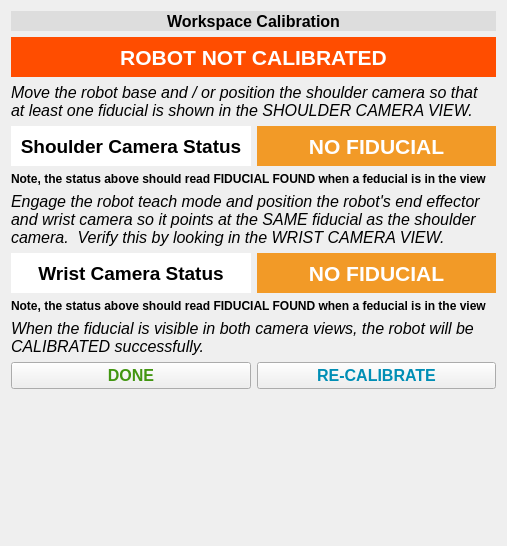
<?xml version="1.0" encoding="UTF-8"?>
<ui version="4.0">
 <class>InstructorCalibrationUI</class>
 <widget class="QWidget" name="InstructorCalibrationUI">
  <property name="geometry">
   <rect>
    <x>0</x>
    <y>0</y>
    <width>507</width>
    <height>546</height>
   </rect>
  </property>
  <property name="minimumSize">
   <size>
    <width>0</width>
    <height>480</height>
   </size>
  </property>
  <property name="windowTitle">
   <string>Form</string>
  </property>
  <layout class="QGridLayout" name="gridLayout">
   <item row="4" column="0" colspan="2">
    <widget class="QLabel" name="label_10">
     <property name="font">
      <font>
       <pointsize>9</pointsize>
       <weight>75</weight>
       <italic>false</italic>
       <bold>true</bold>
      </font>
     </property>
     <property name="text">
      <string>Note, the status above should read FIDUCIAL FOUND when a feducial is in the view</string>
     </property>
     <property name="wordWrap">
      <bool>true</bool>
     </property>
    </widget>
   </item>
   <item row="2" column="0" colspan="2">
    <widget class="QLabel" name="label_6">
     <property name="font">
      <font>
       <pointsize>12</pointsize>
       <weight>50</weight>
       <italic>true</italic>
       <bold>false</bold>
      </font>
     </property>
     <property name="text">
      <string>Move the robot base and / or position the shoulder camera so that at least one fiducial is shown in the SHOULDER CAMERA VIEW.</string>
     </property>
     <property name="wordWrap">
      <bool>true</bool>
     </property>
    </widget>
   </item>
   <item row="7" column="0" colspan="2">
    <widget class="QLabel" name="label_11">
     <property name="font">
      <font>
       <pointsize>9</pointsize>
       <weight>75</weight>
       <italic>false</italic>
       <bold>true</bold>
      </font>
     </property>
     <property name="text">
      <string>Note, the status above should read FIDUCIAL FOUND when a feducial is in the view</string>
     </property>
    </widget>
   </item>
   <item row="3" column="0">
    <widget class="QLabel" name="shoulder_camera_status">
     <property name="minimumSize">
      <size>
       <width>0</width>
       <height>40</height>
      </size>
     </property>
     <property name="maximumSize">
      <size>
       <width>16777215</width>
       <height>40</height>
      </size>
     </property>
     <property name="font">
      <font>
       <pointsize>14</pointsize>
       <weight>75</weight>
       <bold>true</bold>
      </font>
     </property>
     <property name="autoFillBackground">
      <bool>false</bool>
     </property>
     <property name="styleSheet">
      <string notr="true">background-color:#ffffff</string>
     </property>
     <property name="text">
      <string>Shoulder Camera Status</string>
     </property>
     <property name="alignment">
      <set>Qt::AlignCenter</set>
     </property>
    </widget>
   </item>
   <item row="3" column="1">
    <widget class="QLabel" name="shoulder_status_label">
     <property name="minimumSize">
      <size>
       <width>0</width>
       <height>40</height>
      </size>
     </property>
     <property name="maximumSize">
      <size>
       <width>16777215</width>
       <height>40</height>
      </size>
     </property>
     <property name="font">
      <font>
       <pointsize>16</pointsize>
       <weight>75</weight>
       <bold>true</bold>
      </font>
     </property>
     <property name="styleSheet">
      <string notr="true">color:#ffffff;background-color:#F29A27</string>
     </property>
     <property name="text">
      <string>NO FIDUCIAL</string>
     </property>
     <property name="alignment">
      <set>Qt::AlignCenter</set>
     </property>
    </widget>
   </item>
   <item row="8" column="0" colspan="2">
    <widget class="QLabel" name="label_13">
     <property name="font">
      <font>
       <pointsize>12</pointsize>
       <italic>true</italic>
      </font>
     </property>
     <property name="text">
      <string>When the fiducial is visible in both camera views, the robot will be CALIBRATED successfully.</string>
     </property>
     <property name="wordWrap">
      <bool>true</bool>
     </property>
    </widget>
   </item>
   <item row="1" column="0" colspan="2">
    <widget class="QLabel" name="robot_calibration_status_label">
     <property name="minimumSize">
      <size>
       <width>0</width>
       <height>40</height>
      </size>
     </property>
     <property name="maximumSize">
      <size>
       <width>16777215</width>
       <height>40</height>
      </size>
     </property>
     <property name="font">
      <font>
       <pointsize>16</pointsize>
       <weight>75</weight>
       <bold>true</bold>
      </font>
     </property>
     <property name="styleSheet">
      <string notr="true">color:#ffffff;background-color:#FF4D00</string>
     </property>
     <property name="text">
      <string>ROBOT NOT CALIBRATED</string>
     </property>
     <property name="alignment">
      <set>Qt::AlignCenter</set>
     </property>
     <property name="margin">
      <number>10</number>
     </property>
    </widget>
   </item>
   <item row="6" column="0">
    <widget class="QLabel" name="wrist_camera_status">
     <property name="minimumSize">
      <size>
       <width>0</width>
       <height>40</height>
      </size>
     </property>
     <property name="maximumSize">
      <size>
       <width>16777215</width>
       <height>40</height>
      </size>
     </property>
     <property name="font">
      <font>
       <pointsize>14</pointsize>
       <weight>75</weight>
       <bold>true</bold>
      </font>
     </property>
     <property name="styleSheet">
      <string notr="true">background-color:#ffffff</string>
     </property>
     <property name="text">
      <string>Wrist Camera Status</string>
     </property>
     <property name="alignment">
      <set>Qt::AlignCenter</set>
     </property>
    </widget>
   </item>
   <item row="9" column="1">
    <widget class="QPushButton" name="recalibrate_btn">
     <property name="font">
      <font>
       <pointsize>12</pointsize>
       <weight>75</weight>
       <bold>true</bold>
      </font>
     </property>
     <property name="styleSheet">
      <string notr="true">color:#008EB5</string>
     </property>
     <property name="text">
      <string>RE-CALIBRATE</string>
     </property>
    </widget>
   </item>
   <item row="0" column="0" colspan="2">
    <widget class="QLabel" name="label">
     <property name="minimumSize">
      <size>
       <width>0</width>
       <height>20</height>
      </size>
     </property>
     <property name="maximumSize">
      <size>
       <width>16777215</width>
       <height>30</height>
      </size>
     </property>
     <property name="font">
      <font>
       <pointsize>12</pointsize>
       <weight>75</weight>
       <bold>true</bold>
      </font>
     </property>
     <property name="styleSheet">
      <string notr="true">background-color:#dddddd</string>
     </property>
     <property name="text">
      <string>Workspace Calibration</string>
     </property>
     <property name="alignment">
      <set>Qt::AlignCenter</set>
     </property>
    </widget>
   </item>
   <item row="9" column="0">
    <widget class="QPushButton" name="done_btn">
     <property name="font">
      <font>
       <pointsize>12</pointsize>
       <weight>75</weight>
       <bold>true</bold>
      </font>
     </property>
     <property name="styleSheet">
      <string notr="true">color:#429611</string>
     </property>
     <property name="text">
      <string>DONE</string>
     </property>
    </widget>
   </item>
   <item row="10" column="0" colspan="2">
    <spacer name="verticalSpacer">
     <property name="orientation">
      <enum>Qt::Vertical</enum>
     </property>
     <property name="sizeHint" stdset="0">
      <size>
       <width>20</width>
       <height>40</height>
      </size>
     </property>
    </spacer>
   </item>
   <item row="5" column="0" colspan="2">
    <widget class="QLabel" name="label_9">
     <property name="font">
      <font>
       <pointsize>12</pointsize>
       <italic>true</italic>
      </font>
     </property>
     <property name="text">
      <string>Engage the robot teach mode and position the robot's end effector and wrist camera so it points at the SAME fiducial as the shoulder camera.  Verify this by looking in the WRIST CAMERA VIEW.</string>
     </property>
     <property name="wordWrap">
      <bool>true</bool>
     </property>
    </widget>
   </item>
   <item row="6" column="1">
    <widget class="QLabel" name="wrist_status_label">
     <property name="minimumSize">
      <size>
       <width>0</width>
       <height>40</height>
      </size>
     </property>
     <property name="maximumSize">
      <size>
       <width>16777215</width>
       <height>40</height>
      </size>
     </property>
     <property name="font">
      <font>
       <pointsize>16</pointsize>
       <weight>75</weight>
       <bold>true</bold>
      </font>
     </property>
     <property name="styleSheet">
      <string notr="true">color:#ffffff;background-color:#F29A27</string>
     </property>
     <property name="text">
      <string>NO FIDUCIAL</string>
     </property>
     <property name="alignment">
      <set>Qt::AlignCenter</set>
     </property>
    </widget>
   </item>
  </layout>
 </widget>
 <resources/>
 <connections/>
</ui>
